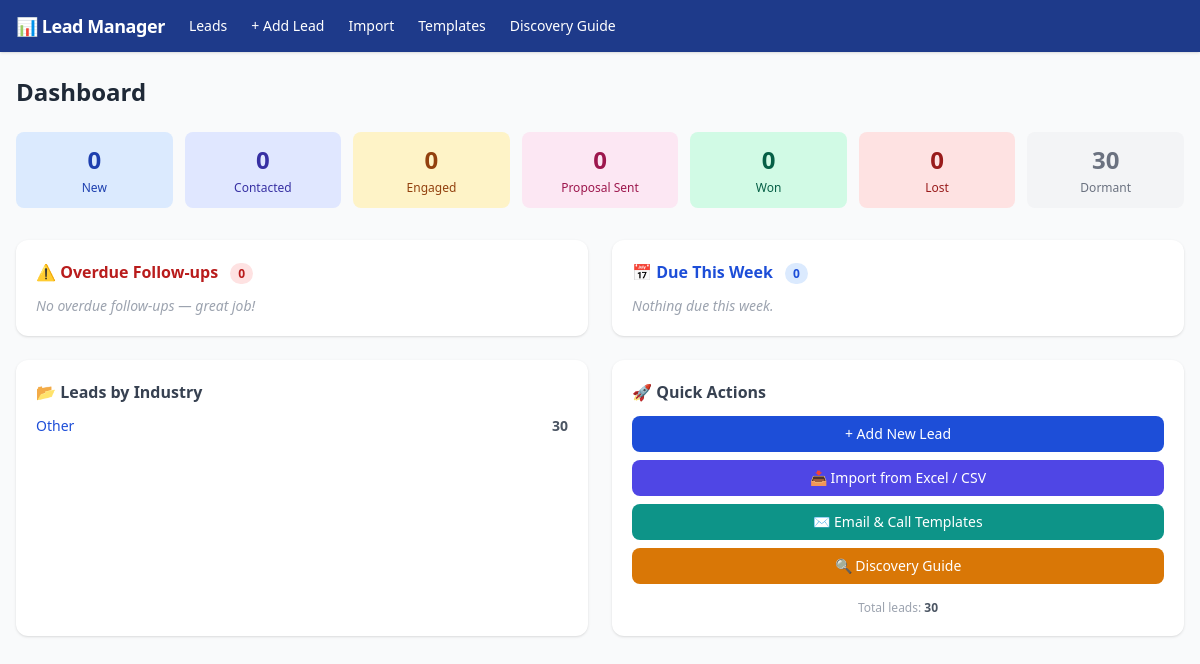
The page / on the database its author committed.
### app/models.py (models this page shows)
class Lead(Base):
    __tablename__ = "leads"
    id = Column(Integer, primary_key=True, index=True)
    company = Column(String(255), nullable=False)
    contact_name = Column(String(255))
    phone = Column(String(100))
    email = Column(String(255))
    industry = Column(String(100))       # pharma | university | hospital | food | environmental | government | other
    equipment_interest = Column(Text)
    status = Column(String(50), default="new")  # new | contacted | engaged | proposal_sent | won | lost | dormant
    source = Column(String(255))         # exhibition name, referral, cold, etc.
    notes = Column(Text)
    last_contact_date = Column(Date)
    next_followup_date = Column(Date)
    created_at = Column(DateTime, server_default=func.now())
    updated_at = Column(DateTime, server_default=func.now(), onupdate=func.now())
    contact_logs = relationship("ContactLog", back_populates="lead", cascade="all, delete-orphan", order_by="ContactLog.date.desc()")

### app/main.py (the view)
@app.get("/", response_class=HTMLResponse)
def dashboard(request: Request, db: Session = Depends(get_db)):
    stats = crud.get_dashboard_stats(db)
    return templates.TemplateResponse(request, "dashboard.html", {
        "stats": stats,
        "status_labels": STATUS_LABELS,
        "industry_labels": INDUSTRY_LABELS,
        "today": date.today(),
    })

### app/templates/dashboard.html (shortened to what this page needs)
{% extends "base.html" %}
{% block content %}
<h1 class="text-2xl font-bold text-gray-800 mb-6">Dashboard</h1>
<div class="grid grid-cols-2 sm:grid-cols-4 lg:grid-cols-7 gap-3 mb-8">
  {% set status_order = ["new","contacted","engaged","proposal_sent","won","lost","dormant"] %}
  {% for s in status_order %}
  <a href="/leads?status={{ s }}" class="rounded-lg p-3 text-center hover:opacity-80 transition status-{{ s }}">
    <div class="text-2xl font-bold">{{ stats.status_counts.get(s, 0) }}</div>
    <div class="text-xs mt-1">{{ status_labels[s] }}</div>
  </a>
  {% endfor %}
</div>
<div class="grid md:grid-cols-2 gap-6">
  <div class="bg-white rounded-xl shadow p-5">
    <h2 class="font-semibold text-red-700 mb-3">
      ⚠️ Overdue Follow-ups
      <span class="ml-2 bg-red-100 text-red-700 text-xs px-2 py-0.5 rounded-full">{{ stats.overdue|length }}</span>
    </h2>
    {% if stats.overdue %}
    <ul class="divide-y">
      {% for lead in stats.overdue %}
      <li class="py-2 flex justify-between items-center">
        <a href="/leads/{{ lead.id }}" class="text-blue-700 hover:underline font-medium text-sm">{{ lead.company }}</a>
        <div class="text-right">
          <span class="text-xs text-red-500 font-medium">{{ lead.next_followup_date }}</span>
          <span class="ml-2 text-xs text-gray-400">{{ lead.contact_name or "" }}</span>
        </div>
      </li>
      {% endfor %}
    </ul>
    {% else %}
    <p class="text-sm text-gray-400 italic">No overdue follow-ups — great job!</p>
    {% endif %}
  </div>
  <div class="bg-white rounded-xl shadow p-5">
    <h2 class="font-semibold text-blue-700 mb-3">
      📅 Due This Week
      <span class="ml-2 bg-blue-100 text-blue-700 text-xs px-2 py-0.5 rounded-full">{{ stats.due_this_week|length }}</span>
    </h2>
    {% if stats.due_this_week %}
    <ul class="divide-y">
      {% for lead in stats.due_this_week %}
      <li class="py-2 flex justify-between items-center">
        <a href="/leads/{{ lead.id }}" class="text-blue-700 hover:underline font-medium text-sm">{{ lead.company }}</a>
        <div class="text-right">
          <span class="text-xs text-gray-500 font-medium">{{ lead.next_followup_date }}</span>
          <span class="ml-2 text-xs text-gray-400">{{ lead.contact_name or "" }}</span>
        </div>
      </li>
      {% endfor %}
    </ul>
    {% else %}
    <p class="text-sm text-gray-400 italic">Nothing due this week.</p>
    {% endif %}
  </div>
  <div class="bg-white rounded-xl shadow p-5">
    <h2 class="font-semibold text-gray-700 mb-3">📂 Leads by Industry</h2>
    {% if stats.industry_counts %}
    <ul class="space-y-2">
      {% for ind, cnt in stats.industry_counts.items()|sort(attribute="1", reverse=true) %}
      <li class="flex items-center justify-between">
        <a href="/leads?industry={{ ind }}" class="text-sm text-blue-700 hover:underline">{{ industry_labels.get(ind, ind) }}</a>
        <span class="text-sm font-semibold text-gray-600">{{ cnt }}</span>
      </li>
      {% endfor %}
    </ul>
    {% else %}
    <p class="text-sm text-gray-400 italic">No leads yet.</p>
    {% endif %}
  </div>
  <div class="bg-white rounded-xl shadow p-5">
    <h2 class="font-semibold text-gray-700 mb-3">🚀 Quick Actions</h2>
    <div class="space-y-2">
      <a href="/leads/new" class="block w-full text-center bg-blue-700 text-white text-sm px-4 py-2 rounded-lg hover:bg-blue-800">+ Add New Lead</a>
      <a href="/import" class="block w-full text-center bg-indigo-600 text-white text-sm px-4 py-2 rounded-lg hover:bg-indigo-700">📥 Import from Excel / CSV</a>
      <a href="/templates" class="block w-full text-center bg-teal-600 text-white text-sm px-4 py-2 rounded-lg hover:bg-teal-700">✉️ Email & Call Templates</a>
      <a href="/discovery" class="block w-full text-center bg-amber-600 text-white text-sm px-4 py-2 rounded-lg hover:bg-amber-700">🔍 Discovery Guide</a>
    </div>
    <p class="mt-4 text-xs text-gray-400 text-center">Total leads: <strong class="text-gray-600">{{ stats.total }}</strong></p>
  </div>
</div>
{% endblock %}

### app/templates/base.html (style rules this page uses)
.status-new { background:#dbeafe; color:#1e40af; }
.status-contacted { background:#e0e7ff; color:#3730a3; }
.status-engaged { background:#fef3c7; color:#92400e; }
.status-proposal_sent { background:#fce7f3; color:#9d174d; }
.status-won { background:#d1fae5; color:#065f46; }
.status-lost { background:#fee2e2; color:#991b1b; }
.status-dormant { background:#f3f4f6; color:#6b7280; }

### rows shown on the page
Lead: status_counts.get "30", status "Dormant"
Lead: get "Other", cnt "30"

### other values the page prints
{{ stats.status_counts.get(s, 0) }} "0" "0" "0" "0" "0" "0"
{{ status_labels[s] }} "New" "Contacted" "Engaged" "Proposal Sent" "Won" "Lost"
{{ stats.overdue|length }} "0"
{{ stats.due_this_week|length }} "0"
{{ stats.total }} "30"
